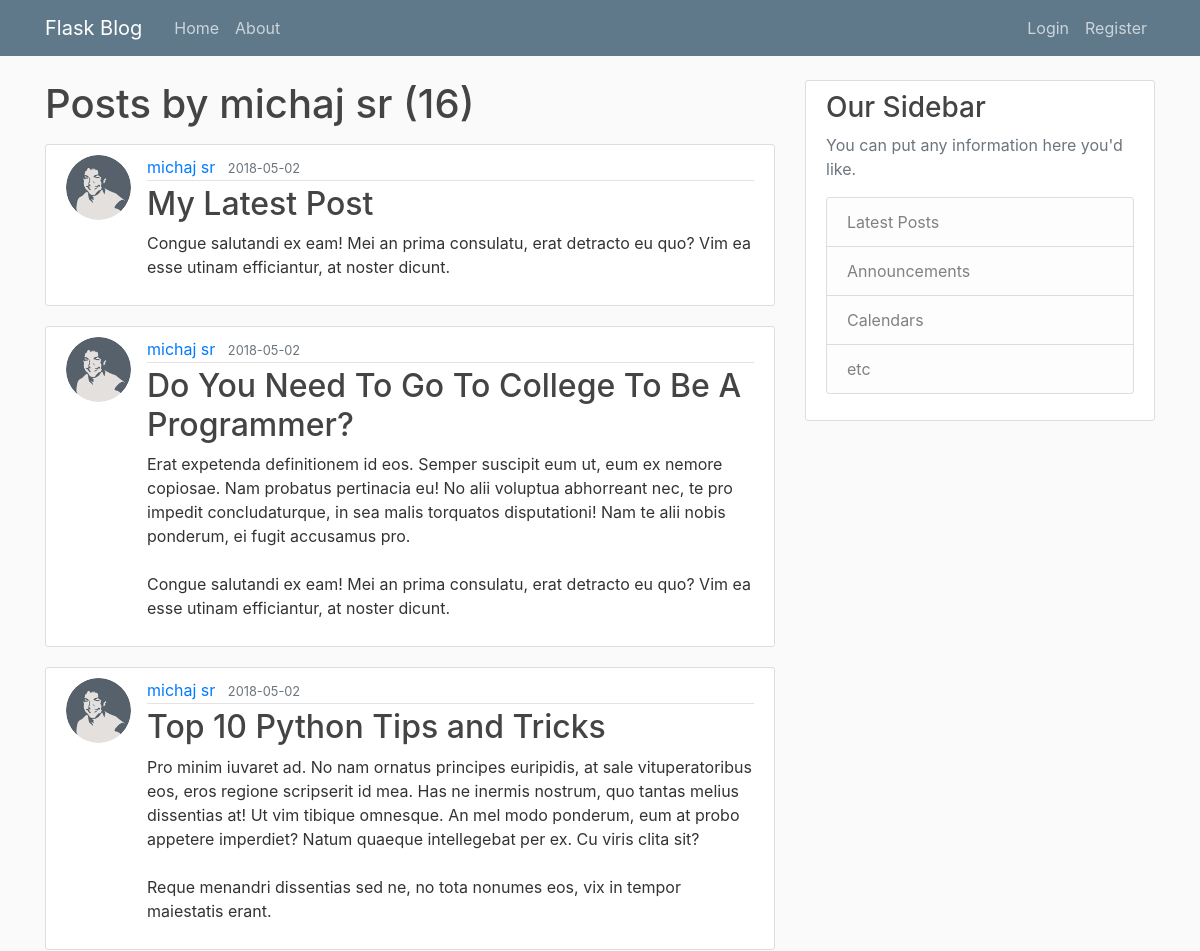
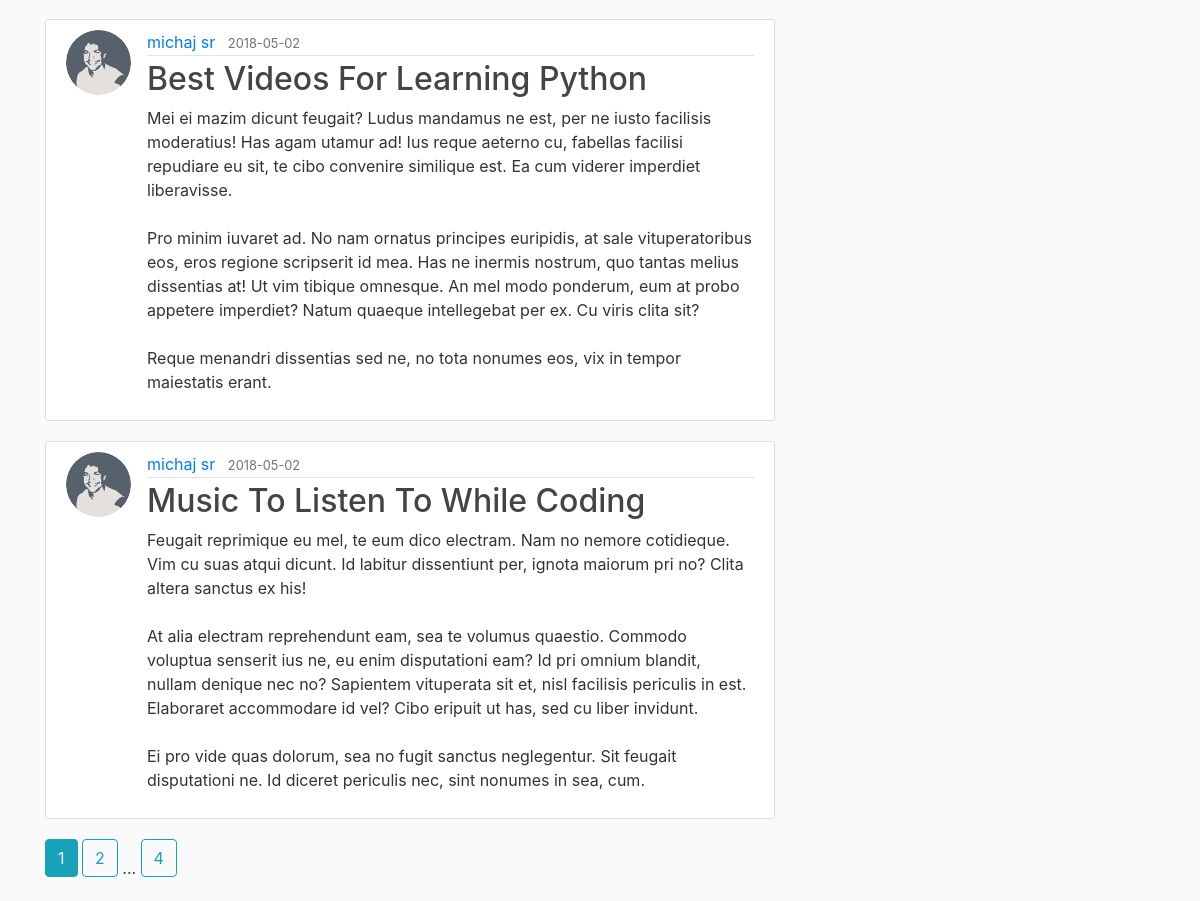
The app's page /user/michaj sr with its own data (2 pictures, top to bottom).
### flaskblog/models.py (models this page shows, shortened)
class User(db.Model, UserMixin):
    id = db.Column(db.Integer, primary_key=True)
    username = db.Column(db.String(20), unique=True, nullable=False)
    email = db.Column(db.String(120), unique=True, nullable=False)
    image_file = db.Column(db.String(20), nullable=False, default='default.jpg')
    password = db.Column(db.String(60), nullable=False)
    posts = db.relationship('Post', backref='author', lazy=True)

class Post(db.Model):
    id = db.Column(db.Integer, primary_key=True)
    title = db.Column(db.String(100), nullable=False)
    date_posted = db.Column(db.DateTime, nullable=False, default=datetime.utcnow)
    content = db.Column(db.Text, nullable=False)
    user_id = db.Column(db.Integer, db.ForeignKey('user.id'), nullable=False)

### flaskblog/users/routes.py (the view)
@users.route("/user/<string:username>")
def user_posts(username):
    page = request.args.get('page', 1, type=int)
    user = User.query.filter_by(username=username).first_or_404()
    posts = Post.query.filter_by(author=user)\
        .order_by(Post.date_posted.desc())\
        .paginate(page=page, per_page=5)
    return render_template('user_posts.html', posts=posts, user=user)

### flaskblog/templates/user_posts.html
{% extends "layout.html" %}
{% block content %}
    <h1 class="mb-3">Posts by {{ user.username }} ({{ posts.total }})</h1>
    {% for post in posts.items %}
        <article class="media content-section">
          <img class="rounded-circle article-img" src="{{ url_for('static', filename='profile_pics/' + post.author.image_file) }}">
          <div class="media-body">
            <div class="article-metadata">
              <a class="mr-2" href="{{ url_for('users.user_posts', username=post.author.username) }}">{{ post.author.username }}</a>
              <small class="text-muted">{{ post.date_posted.strftime('%Y-%m-%d') }}</small>
            </div>
            <h2><a class="article-title" href="{{ url_for('posts.post', post_id=post.id) }}">{{ post.title }}</a></h2>
            <p class="article-content">{{ post.content }}</p>
          </div>
        </article>
    {% endfor %}
    {% for page_num in posts.iter_pages(left_edge=1, right_edge=1, left_current=1, right_current=2) %}
      {% if page_num %}
        {% if posts.page == page_num %}
          <a class="btn btn-info mb-4" href="{{ url_for('users.user_posts', username=user.username, page=page_num) }}">{{ page_num }}</a>
        {% else %}
          <a class="btn btn-outline-info mb-4" href="{{ url_for('users.user_posts', username=user.username, page=page_num) }}">{{ page_num }}</a>
        {% endif %}
      {% else %}
        ...
      {% endif %}
    {% endfor %}
{% endblock content %}

### flaskblog/static/main.css (style rules this page uses)
body { background: #fafafa; color: #333333; margin-top: 5rem; }
h1, h2, h3, h4, h5, h6 { color: #444444; }
.content-section { background: #ffffff; padding: 10px 20px; border: 1px solid #dddddd; border-radius: 3px; margin-bottom: 20px; }
.article-title { color: #444444; }
.article-content { white-space: pre-line; }
.article-img { height: 65px; width: 65px; margin-right: 16px; }
.article-metadata { padding-bottom: 1px; margin-bottom: 4px; border-bottom: 1px solid #e3e3e3 }

### records on screen
User: username "michaj sr"
Post: image_file (picture), author.username "michaj sr", date_posted "2018-05-02", title "My Latest Post", content "Congue salutandi ex eam! Mei an prima consulatu, erat detracto eu quo? Vim ea esse utinam efficiantur, at noster dicunt."
Post: image_file (picture), author.username "michaj sr", date_posted "2018-05-02", title "Do You Need To Go To College To Be A Programmer?", content "Erat expetenda definitionem id eos. Semper suscipit eum ut, eum ex nemore copiosae. Nam probatus pertinacia eu! No alii voluptua abhorreant nec, te pro impedit concludaturque, in sea malis torquatos disputationi! Nam te alii nobis ponderum, ei fugit accusamus pro. Congue salutandi ex eam! Mei an prima consulatu, erat detracto eu quo? Vim ea esse utinam efficiantur, at noster dicunt."
Post: image_file (picture), author.username "michaj sr", date_posted "2018-05-02", title "Top 10 Python Tips and Tricks", content "Pro minim iuvaret ad. No nam ornatus principes euripidis, at sale vituperatoribus eos, eros regione scripserit id mea. Has ne inermis nostrum, quo tantas melius dissentias at! Ut vim tibique omnesque. An mel modo ponderum, eum at probo appetere imperdiet? Natum quaeque intellegebat per ex. Cu viris clita sit? Reque menandri dissentias sed ne, no tota nonumes eos, vix in tempor maiestatis erant."
Post: image_file (picture), author.username "michaj sr", date_posted "2018-05-02", title "Best Videos For Learning Python", content "Mei ei mazim dicunt feugait? Ludus mandamus ne est, per ne iusto facilisis moderatius! Has agam utamur ad! Ius reque aeterno cu, fabellas facilisi repudiare eu sit, te cibo convenire similique est. Ea cum viderer imperdiet liberavisse. Pro minim iuvaret ad. No nam ornatus principes euripidis, at sale vituperatoribus eos, eros regione scripserit id mea. Has ne inermis nostrum, quo tantas melius dissentias at! Ut vim tibique omnesque. An mel modo ponderum, eum at probo appetere imperdiet? Natum quaeque intellegebat per ex. Cu viris clita sit? Reque menandri dissentias sed ne, no tota nonumes eos, vix in tempor maiestatis erant."
Post: image_file (picture), author.username "michaj sr", date_posted "2018-05-02", title "Music To Listen To While Coding", content "Feugait reprimique eu mel, te eum dico electram. Nam no nemore cotidieque. Vim cu suas atqui dicunt. Id labitur dissentiunt per, ignota maiorum pri no? Clita altera sanctus ex his! At alia electram reprehendunt eam, sea te volumus quaestio. Commodo voluptua senserit ius ne, eu enim disputationi eam? Id pri omnium blandit, nullam denique nec no? Sapientem vituperata sit et, nisl facilisis periculis in est. Elaboraret accommodare id vel? Cibo eripuit ut has, sed cu liber invidunt. Ei pro vide quas dolorum, sea no fugit sanctus neglegentur. Sit feugait disputationi ne. Id diceret periculis nec, sint nonumes in sea, cum."

### other values on screen
{{ posts.total }} "16"
{{ page_num }} "1"
{{ page_num }} "2" "4"
